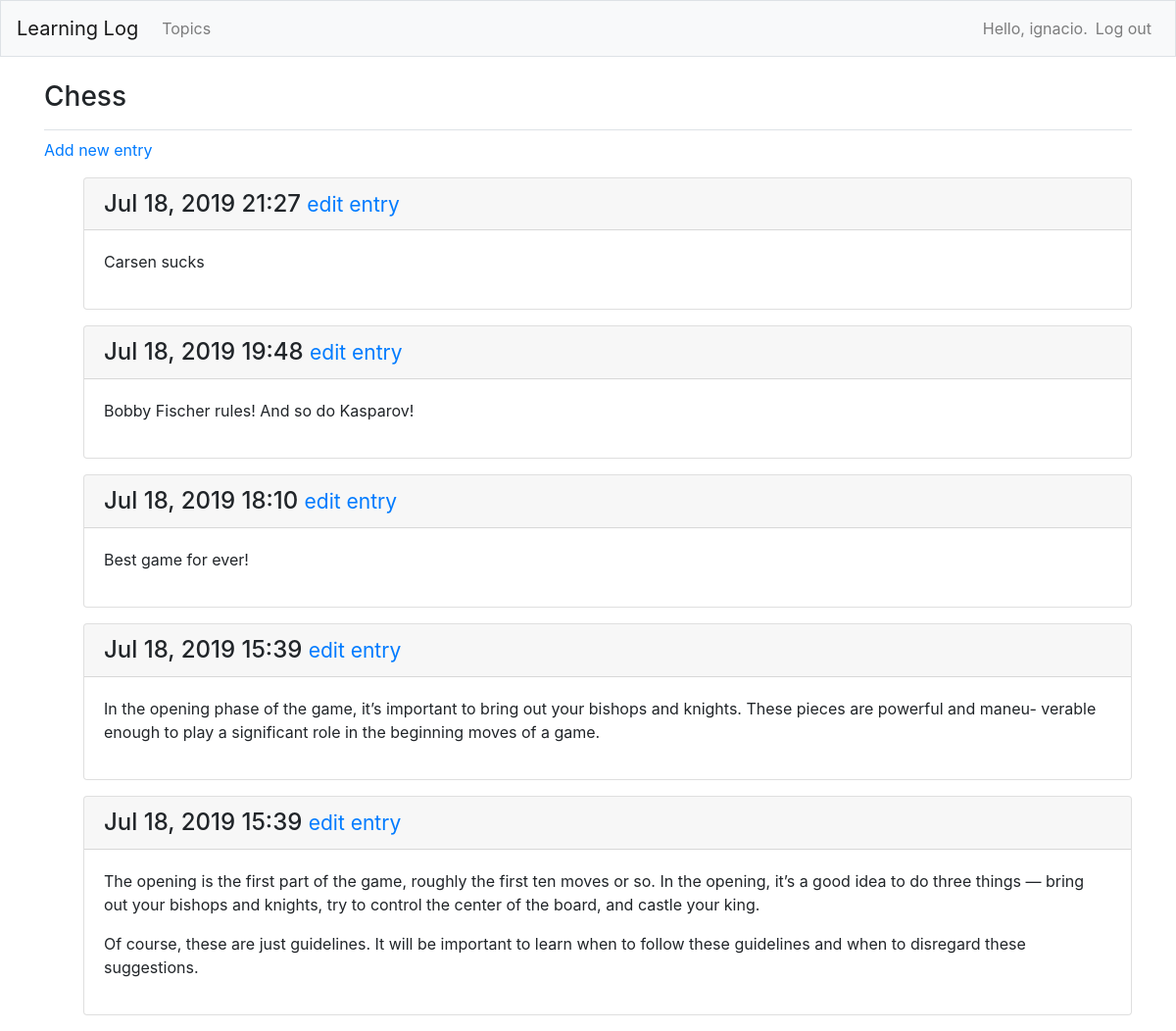
The page /topics/1/ (signed in) on the database its author committed.
### learning_logs/models.py (models this page shows, shortened)
class Topic(models.Model):
    text = models.CharField(max_length = 200)
    date_added = models.DateTimeField(auto_now_add = True)
    owner = models.ForeignKey(User, on_delete = models.CASCADE)
    def __str__(self):
        return self.text

class Entry(models.Model):
    topic = models.ForeignKey(Topic, on_delete = models.CASCADE)
    text = models.TextField()
    date_added = models.DateTimeField(auto_now_add = True)
    class Meta():
        verbose_name_plural = 'entries'

### learning_logs/views.py (the view)
# urls.py: path('topics/<int:topic_id>/', views.topic, name = 'topic'),
@login_required
def topic(request, topic_id):
    topic = Topic.objects.get(id = topic_id)
    if topic.owner != request.user:
        raise Http404
    entries = topic.entry_set.order_by('-date_added')
    context = {'topic': topic, 'entries': entries}
    return render(request, 'learning_logs/topic.html', context)

### learning_logs/templates/learning_logs/topic.html
{% extends 'learning_logs/base.html' %}
{% block page_header %}
    <h3>{{ topic }}</h3>
{% endblock page_header %}
{% block content %}
    <p>
        <a href="{% url 'learning_logs:new_entry' topic.id %}">Add new entry</a>
    </p>
    <ul>
        {% for entry in entries %}
           <div class="card mb-3">
               <h4 class="card-header">
                   {{ entry.date_added|date:'M d, Y H:i' }}
                   <small><a href="{% url 'learning_logs:edit_entry' entry.id %}">edit entry</a></small>
               </h4>
                <div class="card-body">
                    {{ entry.text|linebreaks }}
                </div>
           </div>
        {% empty %}
           <p>There are no entries for this topic yet.</p>
        {% endfor %}
    </ul>
{% endblock content %}

### learning_logs/templates/learning_logs/base.html (shortened to what this page needs)
{% load bootstrap4 %}
<!doctype html>
<html lang="en">
<head>
    {% bootstrap_css %}
</head>
<body>
    <nav class="navbar navbar-expand-md navbar-light bg-light mb-4 border">
        <a class="navbar-brand" href="{% url 'learning_logs:index'%}"> Learning Log</a>
        <div class="collapse navbar-collapse" id="navbarCollapse">
            <ul class="navbar-nav mr-auto">
                <li class="nav-item">
                    <a class="nav-link" href="{% url 'learning_logs:topics'%}">
                        Topics</a></li>
            </ul>
            <ul class="navbar-nav ml-auto">
                {% if user.is_authenticated %}
                    <li class="nav-item">
                        <span class="navbar-text"}>Hello, {{ user.username }}.</span>
                    </li>
                    <li class="nav-item">
                        <a class="nav-link" href="{% url 'users:logout' %}">Log out</a>
                    </li>
                {% else %}
                    <li class="nav-item">
                        <a class="nav-link" href="{% url 'users:register' %}">Register</a>
                    </li>
                    <li class="nav-item"> <a class="nav-link" href="{% url 'users:login' %}">Log in</a>
                    </li>
                {% endif %}
            </ul>
        </div>
    </nav>
    <main role="main" class="container">
        <div class="pb-2 mb-2 border-bottom">
            {% block page_header %}{% endblock page_header %}
        </div>
        <div>
            {% block content %}{% endblock content %}
        </div>
    </main>
</body>

### rows shown on the page
Topic: text "Chess"
Entry: date_added "Jul 18, 2019 21:27", text "Carsen sucks"
Entry: date_added "Jul 18, 2019 19:48", text "Bobby Fischer rules! And so do Kasparov!"
Entry: date_added "Jul 18, 2019 18:10", text "Best game for ever!"
Entry: date_added "Jul 18, 2019 15:39", text "In the opening phase of the game, it’s important to bring out your bishops and knights. These pieces are powerful and maneu- verable enough to play a significant role in the beginning moves of a game."
Entry: date_added "Jul 18, 2019 15:39", text "The opening is the first part of the game, roughly the first ten moves or so. In the opening, it’s a good idea to do three things — bring out your bishops and knights, try to control the center of the board, and castle your king. Of course, these are just guidelines. It will be important to learn when to follow these guidelines and when to disregard these suggestions."

### other values the page prints
{{ user.username }} "ignacio"
